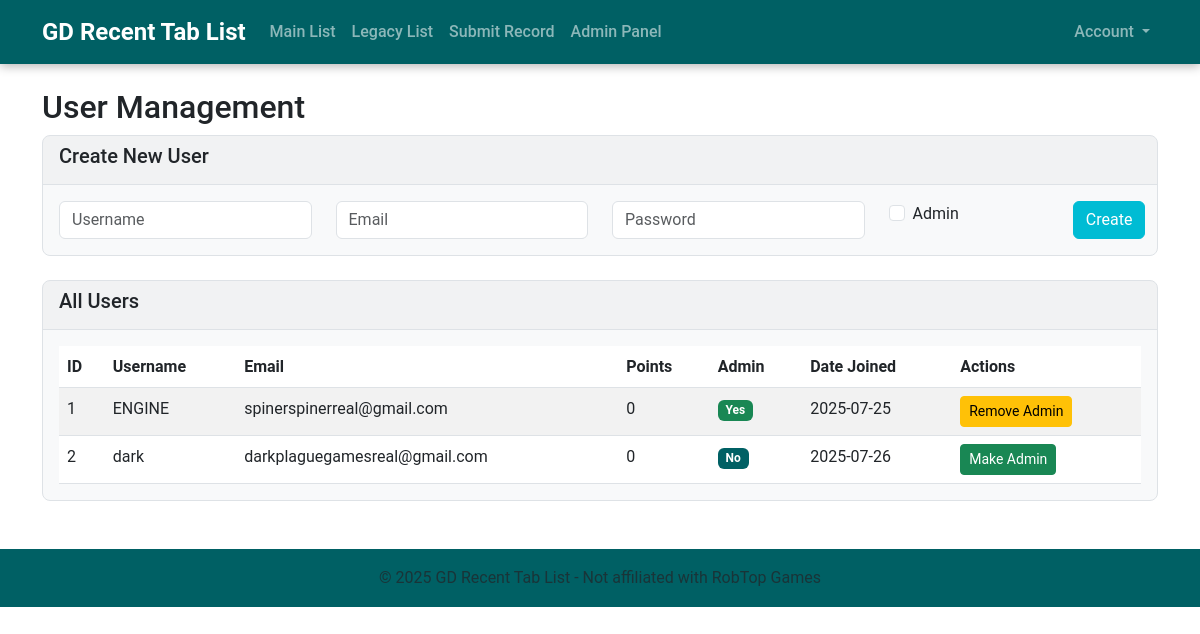
The app's page /admin/users (signed in) with its own data.
### main.py (models this page shows, shortened)
class User(db.Model):
    id = db.Column(db.Integer, primary_key=True)
    username = db.Column(db.String(80), unique=True, nullable=False)
    email = db.Column(db.String(120), unique=True, nullable=False)
    password_hash = db.Column(db.String(128))
    google_id = db.Column(db.String(100), unique=True, nullable=True)
    is_admin = db.Column(db.Boolean, default=False)
    date_joined = db.Column(db.DateTime, default=datetime.utcnow)
    points = db.Column(db.Float, default=0.0, nullable=True)  # Total points earned from records

### main.py (the view, shortened to what this page needs)
@app.route('/admin/users', methods=['GET', 'POST'])
def admin_users():
    if 'user_id' not in session:
        flash('Please log in to access admin panel', 'warning')
        return redirect(url_for('login'))
    if not session.get('is_admin'):
        flash('Access denied. Admin privileges required.', 'danger')
        return redirect(url_for('index'))
    users = User.query.all()
    return render_template('admin/users.html', users=users)

### list.py (called while the page is built, shortened)
def get_db():
    from main import db
    return db

def get_models():
    from main import Level, Record, User
    return Level, Record, User

def get_top_players(limit=100):
    from sqlalchemy import func
    db = get_db()
    _, Record, User = get_models()
    try:
        top_players = User.query\
            .filter(User.points > 0)\
            .order_by(desc(User.points))\
            .limit(limit)\
            .all()
        result = []
        return result
    except Exception as e:
        print(f"Error in get_top_players: {e}")
        return []

### main.py (called while the page is built)
@app.context_processor
def utility_processor():
    def get_difficulty_color(difficulty):
        """Convert difficulty value to a color"""
        if difficulty >= 9.5:
            return "#ff0000"  # Extreme
        elif difficulty >= 8.0:
            return "#ff5500"  # Insane
        elif difficulty >= 6.5:
            return "#ffaa00"  # Hard
        elif difficulty >= 5.0:
            return "#ffff00"  # Medium
        else:
            return "#00ff00"  # Easy
    def get_top_players(limit=5):
        from list import get_top_players as get_players
        return get_players(limit)
    return dict(
        get_difficulty_color=get_difficulty_color,
        top_players=get_top_players()
    )

### templates/admin/users.html (shortened to what this page needs)
{% extends "layout.html" %}
{% block content %}
<div class="row">
    <div class="col-md-12">
        <h2>User Management</h2>
        <div class="card mb-4">
            <div class="card-header">
                <h5>Create New User</h5>
            </div>
            <div class="card-body">
                <form method="POST">
                    <div class="row">
                        <div class="col-md-3">
                            <input type="text" class="form-control" name="username" placeholder="Username" required>
                        </div>
                        <div class="col-md-3">
                            <input type="email" class="form-control" name="email" placeholder="Email" required>
                        </div>
                        <div class="col-md-3">
                            <input type="password" class="form-control" name="password" placeholder="Password" required>
                        </div>
                        <div class="col-md-2">
                            <div class="form-check">
                                <input class="form-check-input" type="checkbox" name="is_admin" id="is_admin">
                                <label class="form-check-label" for="is_admin">Admin</label>
                            </div>
                        </div>
                        <div class="col-md-1">
                            <button type="submit" class="btn btn-primary">Create</button>
                        </div>
                    </div>
                </form>
            </div>
        </div>
        <div class="card">
            <div class="card-header">
                <h5>All Users</h5>
            </div>
            <div class="card-body">
                <div class="table-responsive">
                    <table class="table table-striped">
                        <thead>
                            <tr>
                                <th>ID</th>
                                <th>Username</th>
                                <th>Email</th>
                                <th>Points</th>
                                <th>Admin</th>
                                <th>Date Joined</th>
                                <th>Actions</th>
                            </tr>
                        </thead>
                        <tbody>
                            {% for user in users %}
                            <tr>
                                <td>{{ user.id }}</td>
                                <td>{{ user.username }}</td>
                                <td>{{ user.email }}</td>
                                <td>{{ user.points or 0 }}</td>
                                <td>
                                    {% if user.is_admin %}
                                        <span class="badge bg-success">Yes</span>
                                    {% else %}
                                        <span class="badge bg-secondary">No</span>
                                    {% endif %}
                                </td>
                                <td>{{ user.date_joined.strftime('%Y-%m-%d') }}</td>
                                <td>
                                    <form method="POST" action="{{ url_for('admin_toggle_admin', user_id=user.id) }}" style="display: inline;">
                                        <button type="submit" class="btn btn-sm {% if user.is_admin %}btn-warning{% else %}btn-success{% endif %}">
                                            {% if user.is_admin %}Remove Admin{% else %}Make Admin{% endif %}
                                        </button>
                                    </form>
                                </td>
                            </tr>
                            {% endfor %}
                        </tbody>
                    </table>
                </div>
            </div>
        </div>
    </div>
</div>
{% endblock %}

### static/css/style.css (style rules this page uses)
:root { --primary-color: #00bcd4; --secondary-color: #006064; --accent-color: #1de9b6; --background-color: #ffffff; --card-bg: #f8f9fa; --text-color: #212529; --text-muted: #6c757d; --border-color: #dee2e6; }
body { background-color: var(--background-color); color: var(--text-color); font-family: 'Roboto', sans-serif; line-height: 1.6; }
.table { color: var(--text-color); }
.table-striped > tbody > tr:nth-of-type(odd) { background-color: rgba(0, 0, 0, 0.05); }
.card { background-color: var(--card-bg); border: 1px solid var(--border-color); border-radius: 8px; overflow: hidden; transition: transform 0.2s, box-shadow 0.2s; }
.card-header { border-bottom: 1px solid var(--border-color); font-weight: bold; }
.table { margin-bottom: 0; }
.form-control { background-color: #fff; border: 1px solid var(--border-color); color: var(--text-color); }
.btn-primary { background-color: var(--primary-color); border-color: var(--primary-color); }
.bg-secondary { background-color: var(--secondary-color) !important; }
.badge.bg-secondary { background-color: var(--secondary-color) !important; }

### records on screen
User: id "1", username "ENGINE", email "spinerspinerreal@gmail.com", points "0", is_admin "Yes", date_joined "2025-07-25"
User: id "2", username "dark", email "darkplaguegamesreal@gmail.com", points "0", is_admin "No", date_joined "2025-07-26"
